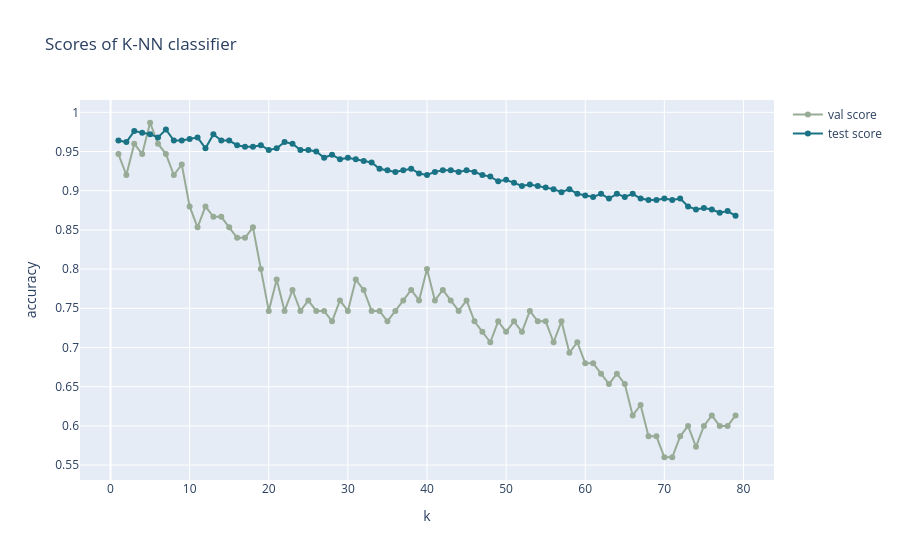

Source (notebook cell):
### Markdown cell above
# Small Data

### Code cell
# n_small = 250
# val_ratio = 0.3

# n_train = int(n_small*(1-val_ratio))

# val_scores = []

# X_train, y_train = X_noisy[:n_train], y_noisy[:n_train]
# X_val, y_val = X_noisy[n_train:n_small], y_noisy[n_train:n_small]


for k in k_range:
    model = KNeighborsClassifier(k)
    model.fit(X_train, y_train)
    val_scores.append(model.score(X_val, y_val))
    test_scores.append(model.score(X_test, y_test))
    
go.Figure([go.Scatter(x=list(k_range), y=val_scores, mode='markers + lines', marker_color='rgb(152,171,150)', name=r'val score'), 
          go.Scatter(x=list(k_range), y=test_scores, mode='markers + lines', marker_color='rgb(25,115,132)', name=r'test score')])\
.update_layout(title="Scores of K-NN classifier", xaxis_title='k', yaxis_title='accuracy').show()

### Figure 1 — Plotly figure (JSON) as saved in the notebook; plotly's stock layout.template omitted (floating-point values rounded to 4 significant figures; data arrays with more than 128 entries replaced by an {"elided": "..."} marker saying what was removed)
{"data": [{"marker": {"color": "rgb(152,171,150)"}, "mode": "markers+lines", "name": "val score", "type": "scatter", "x": [1, 2, 3, 4, 5, 6, 7, 8, 9, 10, 11, 12, 13, 14, 15, 16, 17, 18, 19, 20, 21, 22, 23, 24, 25, 26, 27, 28, 29, 30, 31, 32, 33, 34, 35, 36, 37, 38, 39, 40, 41, 42, 43, 44, 45, 46, 47, 48, 49, 50, 51, 52, 53, 54, 55, 56, 57, 58, 59, 60, 61, 62, 63, 64, 65, 66, 67, 68, 69, 70, 71, 72, 73, 74, 75, 76, 77, 78, 79], "y": [0.9467, 0.92, 0.96, 0.9467, 0.9867, 0.96, 0.9467, 0.92, 0.9333, 0.88, 0.8533, 0.88, 0.8667, 0.8667, 0.8533, 0.84, 0.84, 0.8533, 0.8, 0.7467, 0.7867, 0.7467, 0.7733, 0.7467, 0.76, 0.7467, 0.7467, 0.7333, 0.76, 0.7467, 0.7867, 0.7733, 0.7467, 0.7467, 0.7333, 0.7467, 0.76, 0.7733, 0.76, 0.8, 0.76, 0.7733, 0.76, 0.7467, 0.76, 0.7333, 0.72, 0.7067, 0.7333, 0.72, 0.7333, 0.72, 0.7467, 0.7333, 0.7333, 0.7067, 0.7333, 0.6933, 0.7067, 0.68, 0.68, 0.6667, 0.6533, 0.6667, 0.6533, 0.6133, 0.6267, 0.5867, 0.5867, 0.56, 0.56, 0.5867, 0.6, 0.5733, 0.6, 0.6133, 0.6, 0.6, 0.6133]}, {"marker": {"color": "rgb(25,115,132)"}, "mode": "markers+lines", "name": "test score", "type": "scatter", "x": [1, 2, 3, 4, 5, 6, 7, 8, 9, 10, 11, 12, 13, 14, 15, 16, 17, 18, 19, 20, 21, 22, 23, 24, 25, 26, 27, 28, 29, 30, 31, 32, 33, 34, 35, 36, 37, 38, 39, 40, 41, 42, 43, 44, 45, 46, 47, 48, 49, 50, 51, 52, 53, 54, 55, 56, 57, 58, 59, 60, 61, 62, 63, 64, 65, 66, 67, 68, 69, 70, 71, 72, 73, 74, 75, 76, 77, 78, 79], "y": {"elided": "316 float values"}}], "layout": {"title": {"text": "Scores of K-NN classifier"}, "xaxis": {"title": {"text": "k"}}, "yaxis": {"title": {"text": "accuracy"}}}}
